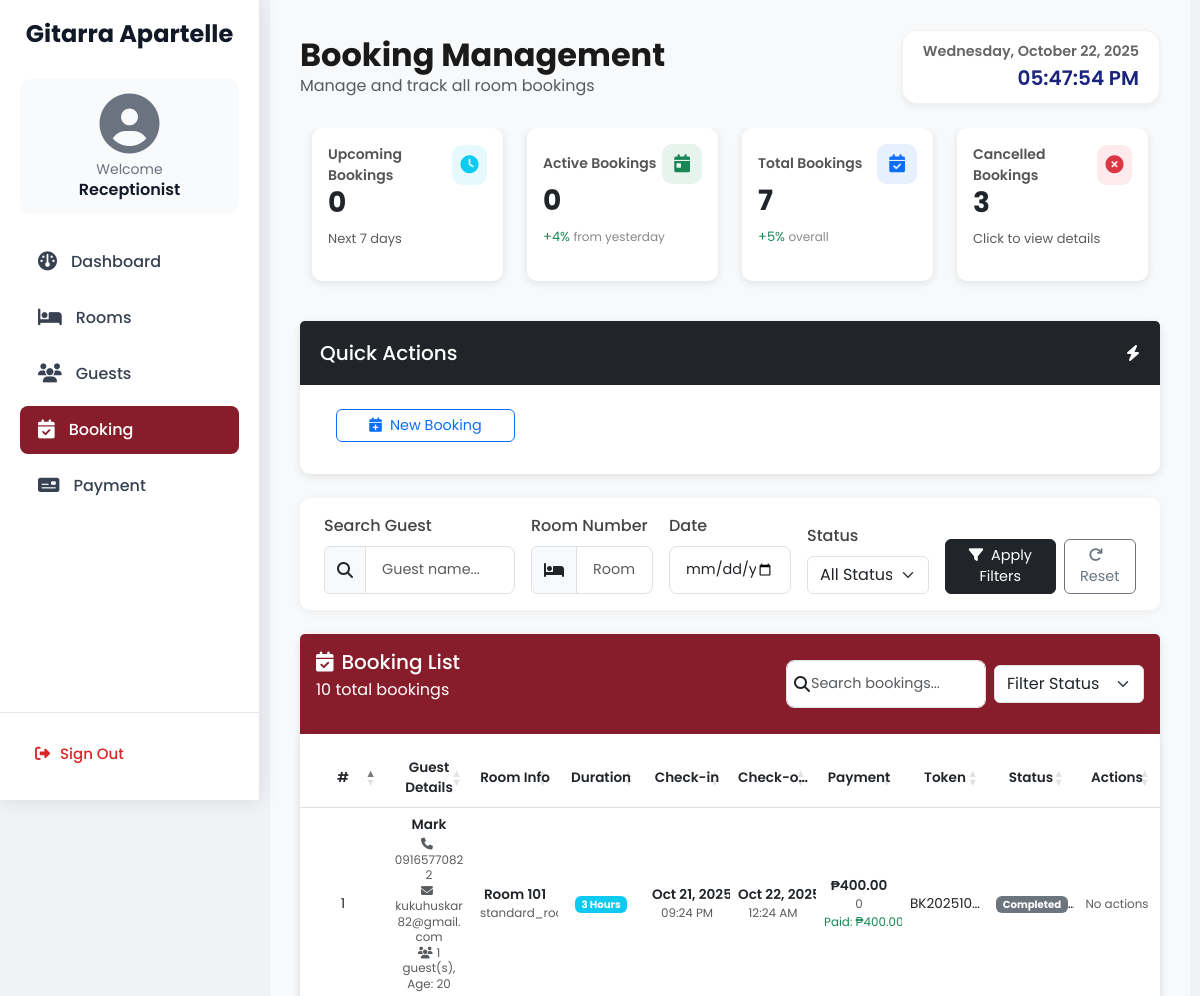
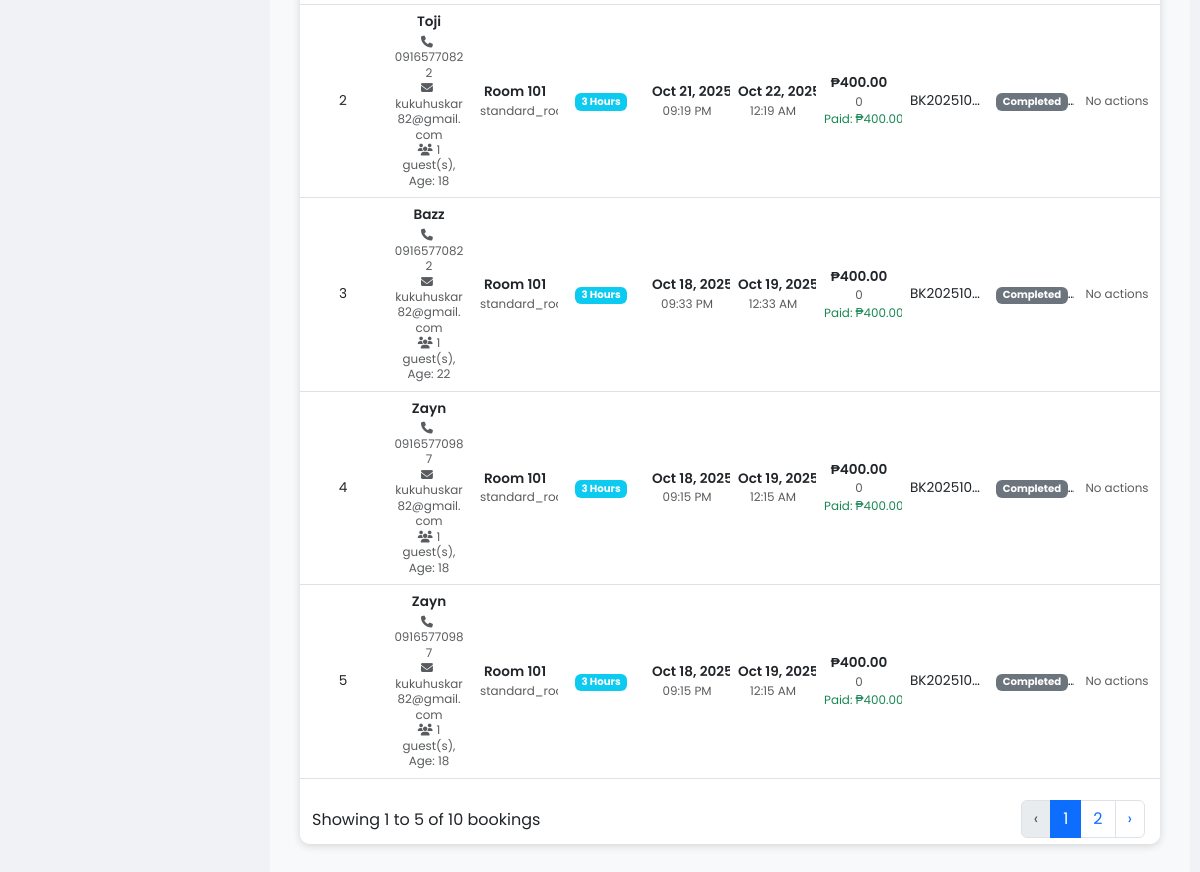
The app's page /receptionist-booking.php, older data (2 pictures, top to bottom).
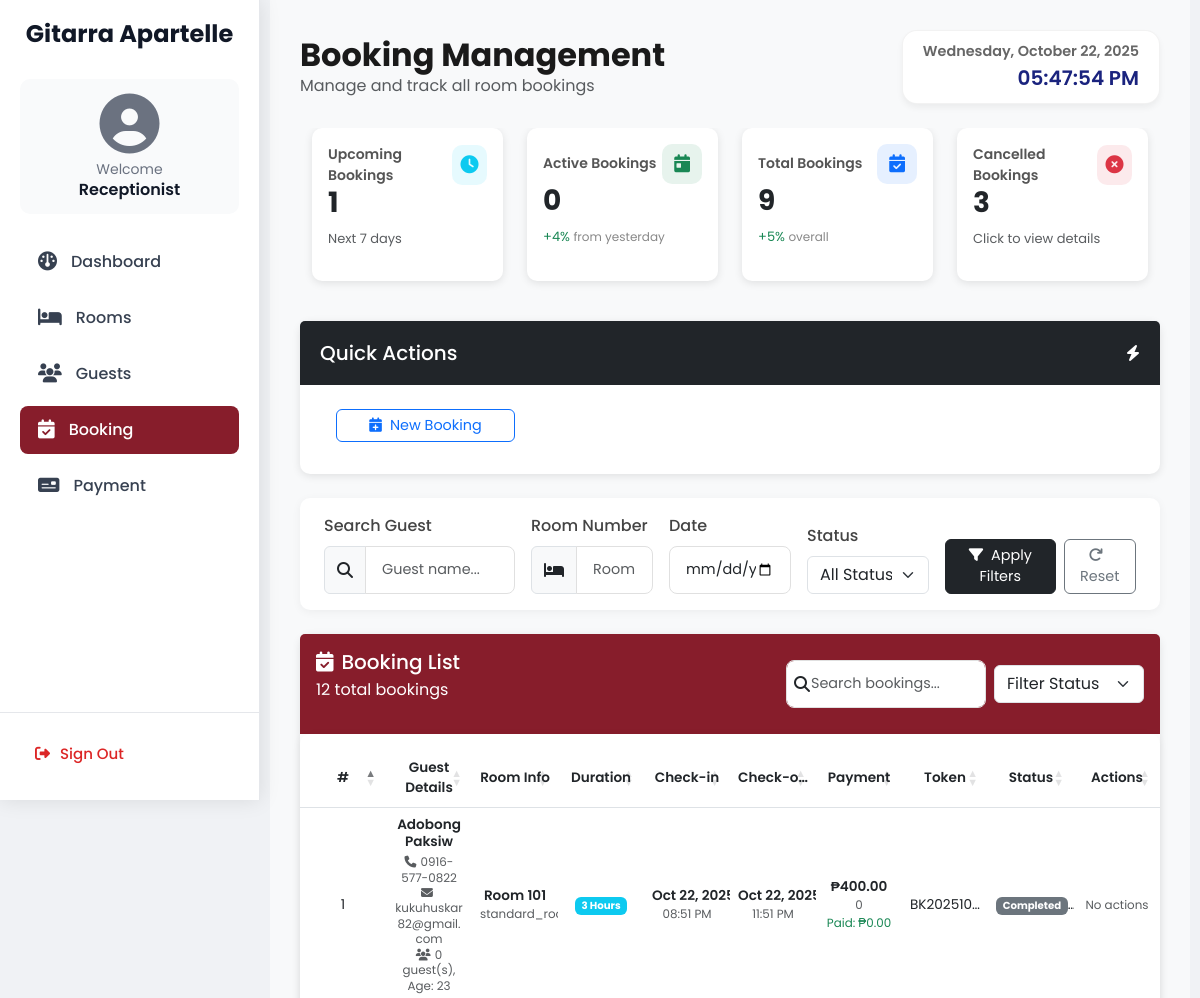
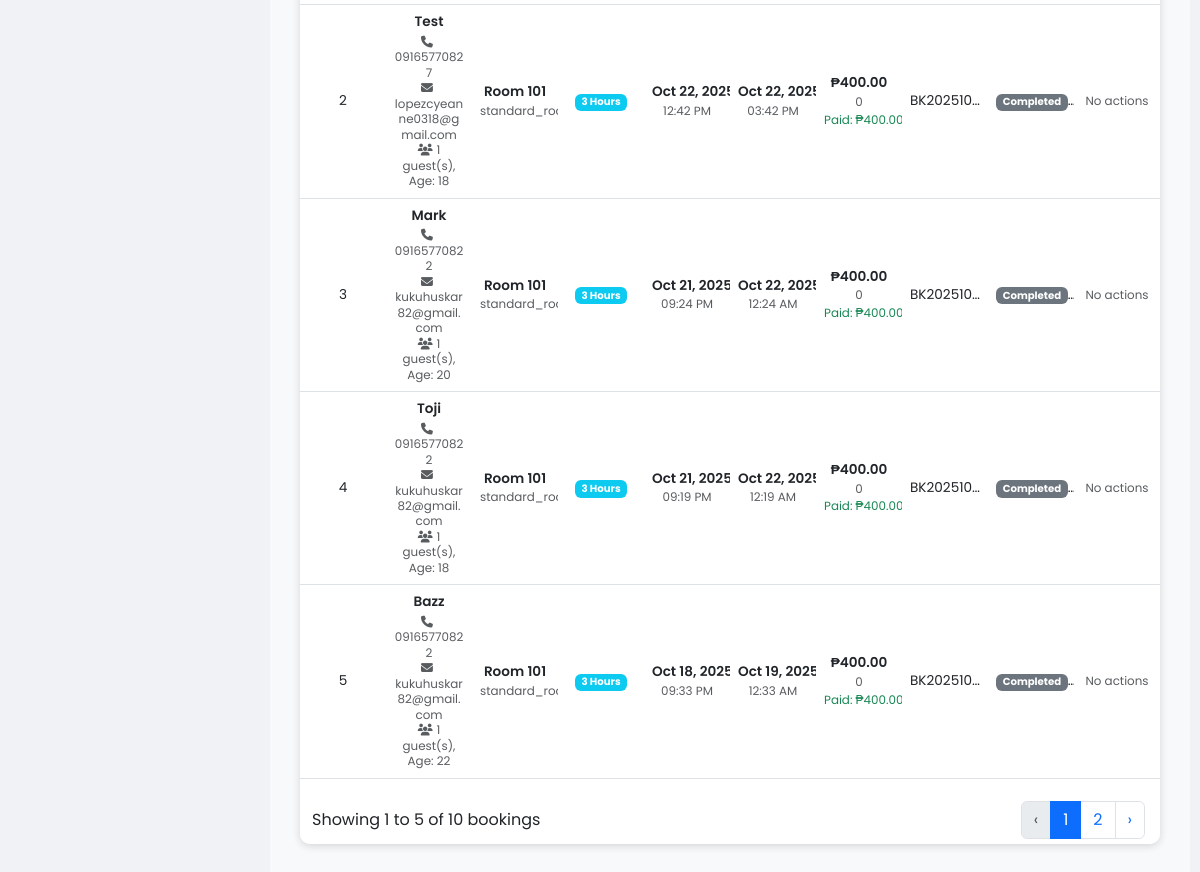
The same page, newer data (2 pictures, top to bottom).
### tables this page shows
CREATE TABLE `bookings` (
  `id` int NOT NULL,
  `guest_name` varchar(100) DEFAULT NULL,
  `email` varchar(255) DEFAULT NULL,
  `address` text,
  `telephone` varchar(20) DEFAULT NULL,
  `age` int DEFAULT NULL,
  `num_people` int DEFAULT NULL,
  `room_number` varchar(10) DEFAULT NULL,
  `duration` varchar(10) DEFAULT NULL,
  `payment_mode` varchar(10) DEFAULT NULL,
  `reference_number` varchar(50) DEFAULT NULL,
  `booking_token` varchar(20) DEFAULT NULL,
  `amount_paid` double DEFAULT NULL,
  `total_price` double DEFAULT NULL,
  `change_amount` double DEFAULT NULL,
  `start_date` datetime DEFAULT NULL,
  `end_date` datetime DEFAULT NULL,
  `status` varchar(20) NOT NULL DEFAULT 'upcoming',
  `created_at` timestamp NULL DEFAULT CURRENT_TIMESTAMP,
  `cancellation_reason` text,
  `cancelled_at` datetime DEFAULT NULL
);

CREATE TABLE `rooms` (
  `id` int NOT NULL,
  `room_number` int NOT NULL,
  `room_type` enum('single','twin_room','standard_room','studio','suite','queen_room','executive_room','suites','accessible_room','hollywood_twin_room','king_room','studio_hotel_rooms','villa','double_hotel_rooms','honeymoon_suite','penthouse_suite','single_hotel_rooms','adjoining_room','presidential_suite','connecting_rooms','quad_room','deluxe_room','double_room','triple_room') NOT NULL,
  `status` enum('available','booked','maintenance') NOT NULL DEFAULT 'available',
  `created_at` timestamp NULL DEFAULT CURRENT_TIMESTAMP,
  `updated_at` timestamp NULL DEFAULT CURRENT_TIMESTAMP ON UPDATE CURRENT_TIMESTAMP,
  `price_3hrs` decimal(10,2) NOT NULL DEFAULT '0.00',
  `price_6hrs` decimal(10,2) NOT NULL DEFAULT '0.00',
  `price_12hrs` decimal(10,2) NOT NULL DEFAULT '0.00',
  `price_24hrs` decimal(10,2) NOT NULL DEFAULT '0.00',
  `price_ot` decimal(10,2) NOT NULL DEFAULT '0.00'
);

### receptionist-booking.php (the view, shortened to what the changed rows need)
<?php
require_once 'database.php';
$conn->query("
    UPDATE bookings
    SET status = 'active'
    WHERE start_date <= NOW()
      AND end_date > NOW()
      AND status NOT IN ('cancelled', 'completed')
");
$conn->query("
    UPDATE bookings
    SET status = 'completed'
    WHERE end_date <= NOW()
      AND status NOT IN ('cancelled', 'completed')
");
$conn->query("
    UPDATE bookings
    SET status = 'active'
    WHERE start_date <= NOW()
      AND end_date > NOW()
      AND status NOT IN ('cancelled', 'completed')
");
$conn->query("
    UPDATE bookings
    SET status = 'completed'
    WHERE end_date <= NOW()
      AND status NOT IN ('cancelled', 'completed')
");
$params = [];
$types = "";
$limit = 10;
$page = max((int)($_GET['page'] ?? 1), 1);
$offset = ($page - 1) * $limit;
$query = "SELECT b.*, r.room_type FROM bookings b
          LEFT JOIN rooms r ON b.room_number = r.room_number";
$query .= " ORDER BY b.start_date DESC LIMIT ?, ?";
$types .= "ii";
$params[] = $offset;
$params[] = $limit;
$stmt = $conn->prepare($query);
if (!empty($params)) {
    $stmt->bind_param($types, ...$params);
}
$stmt->execute();
$result = $stmt->get_result();
$total_bookings_query = "SELECT COUNT(*) as total FROM bookings b WHERE b.status != 'cancelled'";
$total_bookings_result = $conn->query($total_bookings_query);
$total_bookings = $total_bookings_result->fetch_assoc()['total'] ?? 0;
$upcoming_bookings_query = "SELECT COUNT(*) as total FROM bookings b WHERE b.start_date > NOW() AND b.status != 'cancelled'";
$upcoming_bookings_result = $conn->query($upcoming_bookings_query);
$upcoming_bookings = $upcoming_bookings_result->fetch_assoc()['total'] ?? 0;
$count_query = "SELECT COUNT(*) as total FROM bookings b LEFT JOIN rooms r ON b.room_number = r.room_number";
$count_stmt = $conn->prepare($count_query);
$count_stmt->execute();
$count_result = $count_stmt->get_result();
$total_records = $count_result->fetch_assoc()['total'];
?>
<!DOCTYPE html>
<html lang="en">
<head>
    <link href="https://cdn.jsdelivr.net/npm/bootstrap@5.3.0/dist/css/bootstrap.min.css" rel="stylesheet">
    <link rel="stylesheet" href="https://cdnjs.cloudflare.com/ajax/libs/font-awesome/6.4.2/css/all.min.css">
<link rel="stylesheet" href="https://cdn.datatables.net/1.13.6/css/dataTables.bootstrap5.min.css">
    <link href="style.css" rel="stylesheet">
</head>
<body>
    <div class="content">
        <div class="d-flex justify-content-between align-items-center mb-4">
            <div>
                <h2 class="fw-bold mb-0">Booking Management</h2>
            </div>
        </div>
        <div class="row mb-4">
            <div class="col-md-3 mb-3">
                <div class="card stat-card h-100 p-3">
                    <div class="d-flex justify-content-between align-items-center">
                        <p class="stat-title">Upcoming Bookings</p>
                        <div class="stat-icon bg-info bg-opacity-10 text-info">
                        </div>
                    </div>
                    <h3 class="fw-bold mb-1"><?= $upcoming_bookings ?></h3>
                    <p class="stat-change text-muted">Next 7 days</p>
                </div>
            </div>
            <div class="col-md-3 mb-3">
                <div class="card stat-card h-100 p-3">
                    <div class="d-flex justify-content-between align-items-center">
                        <p class="stat-title">Total Bookings</p>
                        <div class="stat-icon bg-primary bg-opacity-10 text-primary">
                        </div>
                    </div>
                    <h3 class="fw-bold mb-1"><?= $total_bookings ?></h3>
                    <p class="stat-change text-success">+5% <span>overall</span></p>
                </div>
            </div>
        </div>
<div class="card mb-4" id="bookingList">
  <div class="card-header d-flex justify-content-between align-items-center p-3" style="background-color: #871D2B;">
    <div>
      <h2 class="h5 mb-0 text-white">
        <i class="fas fa-calendar-check me-2 text-white"></i>Booking List
      </h2>
      <p class="text-sm text-white mt-1"><?= $total_records ?> total bookings</p>
    </div>
  </div>
  <div class="card-body p-0">
    <div class="table-responsive">
      <table id="bookingTable" class="table table-hover align-middle mb-0" style="width:100%;">
        <thead class="bg-gray-50 border-bottom border-gray-200">
          <tr>
            <th class="sorting px-4 py-3">#</th>
            <th class="sorting px-4 py-3">Guest Details</th>
            <th class="sorting px-4 py-3">Room Info</th>
            <th class="sorting px-4 py-3">Duration</th>
            <th class="sorting px-4 py-3">Check-in</th>
            <th class="sorting px-4 py-3">Check-out</th>
            <th class="sorting px-4 py-3">Payment</th>
            <th class="sorting px-4 py-3">Token</th>
            <th class="sorting px-4 py-3">Status</th>
            <th class="sorting px-4 py-3 text-center no-print">Actions</th>
          </tr>
        </thead>
        <tbody>
                            <?php
                            if ($result->num_rows > 0) {
                                $index = $offset + 1;
                                while ($row = $result->fetch_assoc()):
                                    $now = new DateTime();
                                    $start = new DateTime($row['start_date']);
                                    $end = new DateTime($row['end_date']);
                                    $latestCheckin = null;
                                    $lcStmt = $conn->prepare("
                                        SELECT check_in_date, check_out_date
                                        FROM checkins
                                        WHERE guest_name = ? AND room_number = ?
                                        ORDER BY check_in_date DESC
                                        LIMIT 1
                                    ");
                                    $lcStmt->bind_param("ss", $row['guest_name'], $row['room_number']);
                                    $lcStmt->execute();
                                    $lcRes = $lcStmt->get_result();
                                    if ($lcRes && $lcRow = $lcRes->fetch_assoc()) {
                                        $latestCheckin = $lcRow;
                                    }
                                    $currentOccupant = null;
                                    $occStmt = $conn->prepare("
                                        SELECT guest_name
                                        FROM checkins
                                        WHERE room_number = ?
                                          AND check_in_date <= NOW()
                                          AND check_out_date > NOW()
                                        ORDER BY check_in_date DESC
                                        LIMIT 1
                                    ");
                                    $occStmt->bind_param("s", $row['room_number']);
                                    $occStmt->execute();
                                    $occRes = $occStmt->get_result();
                                    if ($occRes && $occRow = $occRes->fetch_assoc()) {
                                        $currentOccupant = $occRow['guest_name'];
                                    }
                                  if ($row['status'] === 'completed') {
                                      $status_class = "bg-secondary";
                                      $status_text = "Completed";
                                  } else {
                                      if ($latestCheckin) {
                                          $ci_out = new DateTime($latestCheckin['check_out_date']);
                                          $ci_in = new DateTime($latestCheckin['check_in_date']);
                                          if ($ci_in <= $now && $ci_out > $now) {
                                              $status_class = "bg-warning text-dark";
                                              $status_text = "In Use";
                                          } elseif ($ci_out <= $now) {
                                              $status_class = "bg-secondary";
                                              $status_text = "Completed";
                                              $updateStatus = $conn->prepare("UPDATE bookings SET status = 'completed' WHERE id = ?");
                                              $updateStatus->bind_param('i', $row['id']);
                                              $updateStatus->execute();
                                              $updateStatus->close();
                                          } else {
                                              $status_class = "bg-info";
                                              $status_text = "Upcoming";
                                          }
                                      } else {
                                          if ($row['status'] === 'cancelled') {
                                              $status_class = "bg-danger";
                                              $status_text = "Cancelled";
                                          } elseif ($currentOccupant) {
                                              $status_class = "bg-warning text-dark";
                                              $status_text = "In Use";
                                          } elseif ($now < $start) {
                                              $status_class = "bg-info";
                                              $status_text = "Upcoming";
                                          } elseif ($now >= $start && $now <= $end) {
                                              $status_class = "bg-success";
                                              $status_text = "Active";
                                          } elseif ($now > $end) {
                                              $status_class = "bg-secondary";
                                              $status_text = "Completed";
                                          } else {
                                              $status_class = "bg-secondary";
                                              $status_text = ucfirst($row['status']);
                                          }
                                      }
                                  }
                            ?>
                            <tr>
                                 <td><?= $index++ ?></td>
            <td class="text-center align-middle">
            <div class="guest-info">
                <div class="fw-semibold mb-1"><?= htmlspecialchars($row['guest_name']) ?></div>
                <div class="small text-muted"><i class="fas fa-phone me-1"></i><?= htmlspecialchars($row['telephone']) ?></div>
                <?php if (!empty($row['email'])): ?>
                <div class="small text-muted"><i class="fas fa-envelope me-1"></i><?= htmlspecialchars($row['email']) ?></div>
                <?php endif; ?>
                <div class="small text-muted"><i class="fas fa-users me-1"></i><?= $row['num_people'] ?> guest(s), Age: <?= $row['age'] ?></div>
            </div>
            </td>
            <td>
              <div class="fw-semibold">Room <?= htmlspecialchars($row['room_number']) ?></div>
              <div class="small text-muted"><?= htmlspecialchars($row['room_type'] ?? 'Standard') ?></div>
            </td>
            <td><span class="badge bg-info"><?= htmlspecialchars($row['duration']) ?> Hours</span></td>
            <td>
              <div class="fw-semibold"><?= date('M d, Y', strtotime($row['start_date'])) ?></div>
              <div class="small text-muted"><?= date('h:i A', strtotime($row['start_date'])) ?></div>
            </td>
            <td>
              <div class="fw-semibold"><?= date('M d, Y', strtotime($row['end_date'])) ?></div>
              <div class="small text-muted"><?= date('h:i A', strtotime($row['end_date'])) ?></div>
            </td>
            <td>
              <div class="fw-semibold">₱<?= number_format($row['total_price'], 2) ?></div>
              <div class="small text-muted"><?= htmlspecialchars($row['payment_mode']) ?></div>
              <div class="small text-success">Paid: ₱<?= number_format($row['amount_paid'], 2) ?></div>
            </td>
            <td><?= !empty($row['booking_token']) ? htmlspecialchars($row['booking_token']) : '<span class="text-muted">No token</span>' ?></td>
            <td><span class="badge <?= $status_class ?>"><?= $status_text ?></span></td>
            <td class="text-center">
              <?php if ($status_text !== 'Completed'): ?>
              <div class="d-flex justify-content-center gap-2">
                <button class="btn btn-sm btn-outline-primary" onclick="viewGuestDetails(<?= $row['id'] ?>)" title="View"><i class="fas fa-user"></i></button>
                <button class="btn btn-sm btn-outline-danger" onclick="cancelBooking(<?= $row['id'] ?>, '<?= htmlspecialchars($row['guest_name']) ?>')" title="Cancel"><i class="fas fa-times"></i></button>
              </div>
              <?php else: ?>
                <span class="text-muted small">No actions</span>
              <?php endif; ?>
            </td>
          </tr>
          <?php endwhile; } ?>
        </tbody>
      </table>
    </div>
  </div>
</div>
</body>
</html>

Row changes from the older to the newer data that the page shows:
no longer on this page (row unchanged): bookings: guest_name "Zayn", telephone "09165770987", email "kukuhuskar82@gmail.com", num_people "1", age "18", room_number "10…", rooms.room_type "standard…", duration "3", start_date "Oct 18, 2…", start_date "09:15 PM", end_date "Oct 19, 2…", end_date "12:15 AM", total_price "400.00", payment_mode "0", amount_paid "400.00", booking_token "BK202510…", status "Complete…", shows "No actions"
no longer on this page (row unchanged): bookings: guest_name "Zayn", telephone "09165770987", email "kukuhuskar82@gmail.com", num_people "1", age "18", room_number "10…", rooms.room_type "standard…", duration "3", start_date "Oct 18, 2…", start_date "09:15 PM", end_date "Oct 19, 2…", end_date "12:15 AM", total_price "400.00", payment_mode "0", amount_paid "400.00", booking_token "BK202510…", status "Complete…", shows "No actions"
added bookings: guest_name "Adobong Paksiw", telephone "0916-577-0822", email "kukuhuskar82@gmail.com", num_people "0", age "23", room_number "10…", rooms.room_type "standard…", duration "3", start_date "Oct 22, 2…", start_date "08:51 PM", end_date "Oct 22, 2…", end_date "11:51 PM", total_price "400.00", payment_mode "0", amount_paid "0.00", booking_token "BK202510…", status "Complete…", shows "No actions"
added bookings: guest_name "Test", telephone "09165770827", email "lopezcyeanne0318@gmail.com", num_people "1", age "18", room_number "10…", rooms.room_type "standard…", duration "3", start_date "Oct 22, 2…", start_date "12:42 PM", end_date "Oct 22, 2…", end_date "03:42 PM", total_price "400.00", payment_mode "0", amount_paid "400.00", booking_token "BK202510…", status "Complete…", shows "No actions"
Text that changed along with them:
$upcoming_bookings: "0" → "1"
$total_bookings: "7" → "9"
$total_records: "10" → "12"
